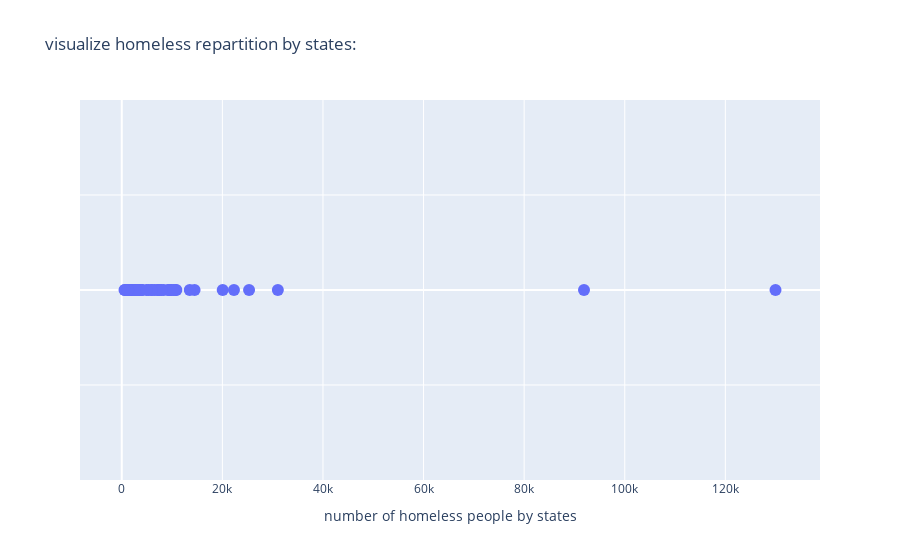

Notebook source saved alongside this figure:
### Markdown cell above
interactive visualization using plotly:

### Code cell
#setting the scatter points values
xAxe = df2018Final["Overall Homeless, 2018"].tolist() 
yAxe = np.zeros(len(xAxe))
annotation = df2018Final["State"].tolist()

fig = go.Figure()

#plotting the scatter plot (blu points)
fig.add_trace(go.Scatter(
    x=xAxe,
    y=yAxe,
    mode="markers",
    name="",
    text=annotation,
    textposition="bottom center",
))

#adding title, axis labels and changing plot size
fig.update_layout(title_text='visualize homeless repartition by states:',        
        xaxis_title='number of homeless people by states',
)

#increasing scatter points size
fig.update_traces(marker=dict(size=12))
#hiding y axe
fig.update_yaxes(showticklabels=False)

fig.show()

### Figure 1 — Plotly figure (JSON) as saved in the notebook; plotly's stock layout.template omitted (floating-point values rounded to 4 significant figures)
{"data": [{"marker": {"size": 12}, "mode": "markers", "name": "", "text": ["Alaska", "Alabama", "Arkansas", "Arizona", "California", "Colorado", "Connecticut", "Delaware", "Florida", "Georgia", "Hawaii", "Iowa", "Idaho", "Illinois", "Indiana", "Kansas", "Kentucky", "Louisiana", "Massachusetts", "Maryland", "Maine", "Michigan", "Minnesota", "Missouri", "Mississippi", "Montana", "North Carolina", "North Dakota", "Nebraska", "New Hampshire", "New Jersey", "New Mexico", "Nevada", "New York", "Ohio", "Oklahoma", "Oregon", "Pennsylvania", "Rhode Island", "South Carolina", "South Dakota", "Tennessee", "Texas", "Utah", "Virginia", "Vermont", "Washington", "Wisconsin", "West Virginia", "Wyoming"], "textposition": "bottom center", "type": "scatter", "x": [2016, 3434, 2712, 9865, 129972, 10857, 3976, 1082, 31030, 9499, 6530, 2749, 2012, 10643, 5258, 2216, 3688, 3059, 20068, 7144, 2516, 8351, 7243, 5883, 1352, 1405, 9268, 542, 2421, 1450, 9398, 2551, 7544, 91897, 10249, 3871, 14476, 13512, 1101, 3933, 1159, 7883, 25310, 2876, 5975, 1291, 22304, 4907, 1243, 639], "y": [0, 0, 0, 0, 0, 0, 0, 0, 0, 0, 0, 0, 0, 0, 0, 0, 0, 0, 0, 0, 0, 0, 0, 0, 0, 0, 0, 0, 0, 0, 0, 0, 0, 0, 0, 0, 0, 0, 0, 0, 0, 0, 0, 0, 0, 0, 0, 0, 0, 0]}], "layout": {"title": {"text": "visualize homeless repartition by states:"}, "xaxis": {"title": {"text": "number of homeless people by states"}}, "yaxis": {"showticklabels": false}}}
